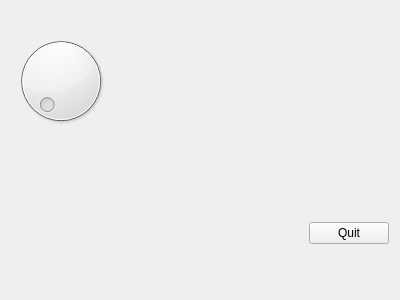
<?xml version="1.0" encoding="UTF-8"?>
<ui version="4.0">
 <class>MyForm</class>
 <widget class="QWidget" name="MyForm">
  <property name="geometry">
   <rect>
    <x>0</x>
    <y>0</y>
    <width>400</width>
    <height>300</height>
   </rect>
  </property>
  <property name="windowTitle">
   <string>Form</string>
  </property>
  <layout class="QGridLayout" name="gridLayout_2">
   <item row="1" column="1">
    <widget class="QPushButton" name="pushButton">
     <property name="text">
      <string>Quit</string>
     </property>
    </widget>
   </item>
   <item row="1" column="0">
    <spacer name="verticalSpacer_3">
     <property name="orientation">
      <enum>Qt::Vertical</enum>
     </property>
     <property name="sizeHint" stdset="0">
      <size>
       <width>20</width>
       <height>102</height>
      </size>
     </property>
    </spacer>
   </item>
   <item row="0" column="0">
    <layout class="QGridLayout" name="gridLayout">
     <item row="1" column="0">
      <widget class="QDial" name="dial">
       <property name="minimum">
        <number>1</number>
       </property>
       <property name="maximum">
        <number>50</number>
       </property>
      </widget>
     </item>
     <item row="1" column="1">
      <spacer name="horizontalSpacer">
       <property name="orientation">
        <enum>Qt::Horizontal</enum>
       </property>
       <property name="sizeHint" stdset="0">
        <size>
         <width>40</width>
         <height>20</height>
        </size>
       </property>
      </spacer>
     </item>
     <item row="2" column="0">
      <spacer name="verticalSpacer_2">
       <property name="orientation">
        <enum>Qt::Vertical</enum>
       </property>
       <property name="sizeHint" stdset="0">
        <size>
         <width>20</width>
         <height>40</height>
        </size>
       </property>
      </spacer>
     </item>
     <item row="0" column="1">
      <widget class="QLabel" name="label">
       <property name="text">
        <string/>
       </property>
      </widget>
     </item>
    </layout>
   </item>
  </layout>
 </widget>
 <resources/>
 <connections>
  <connection>
   <sender>dial</sender>
   <signal>valueChanged(int)</signal>
   <receiver>label</receiver>
   <slot>setNum(int)</slot>
   <hints>
    <hint type="sourcelabel">
     <x>161</x>
     <y>110</y>
    </hint>
    <hint type="destinationlabel">
     <x>269</x>
     <y>74</y>
    </hint>
   </hints>
  </connection>
  <connection>
   <sender>dial</sender>
   <signal>sliderReleased()</signal>
   <receiver>label</receiver>
   <slot>clear()</slot>
   <hints>
    <hint type="sourcelabel">
     <x>179</x>
     <y>106</y>
    </hint>
    <hint type="destinationlabel">
     <x>272</x>
     <y>78</y>
    </hint>
   </hints>
  </connection>
  <connection>
   <sender>pushButton</sender>
   <signal>clicked()</signal>
   <receiver>MyForm</receiver>
   <slot>close()</slot>
   <hints>
    <hint type="sourcelabel">
     <x>283</x>
     <y>201</y>
    </hint>
    <hint type="destinationlabel">
     <x>276</x>
     <y>220</y>
    </hint>
   </hints>
  </connection>
 </connections>
</ui>
